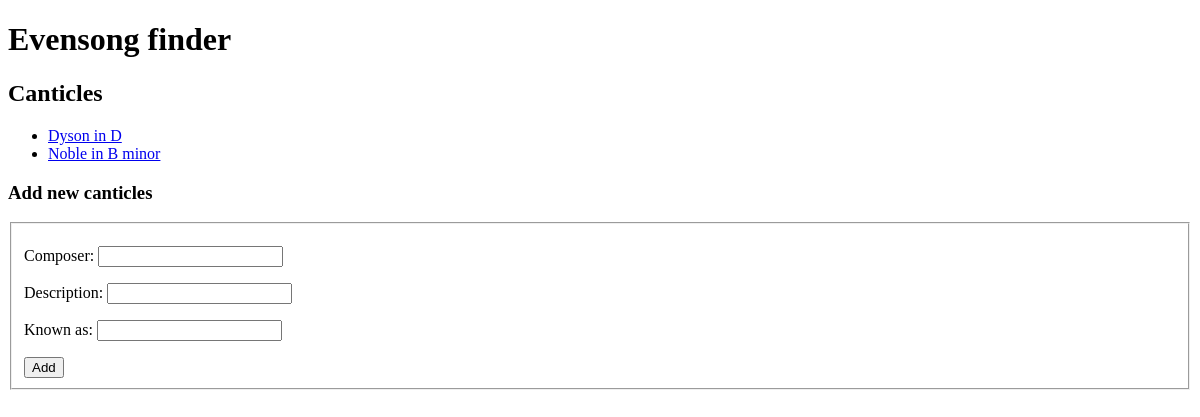
The app's page /services/canticles/, older data.
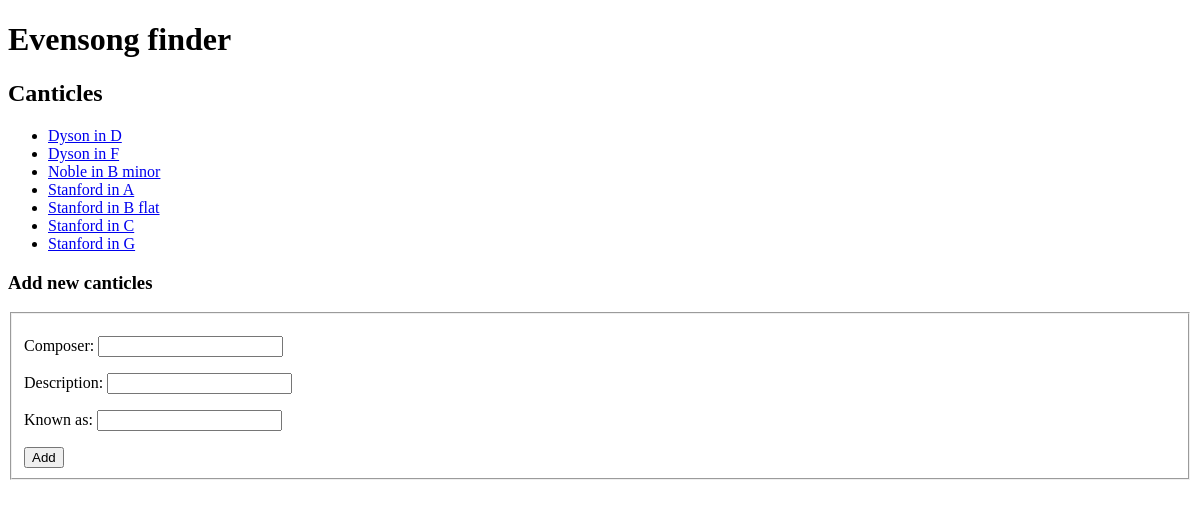
The same page, newer data.
### services/models.py (models this page shows, shortened)
class Canticles(models.Model):
    description = models.CharField(max_length=255)
    composer = models.ForeignKey(Musician, on_delete=models.CASCADE)
    knownAs = models.CharField(max_length=255)
    def __str__(self):
        return self.knownAs

### services/views.py (the view)
# urls.py: path("canticles/", views.canticlesList, name="canticlesList"),
def canticlesList(request):
    canticles = Canticles.objects.all().order_by("knownAs")
    template = loader.get_template("services/pages/canticlesList.html")
    context = {"canticles": canticles, "heading": "Canticles"}
    return HttpResponse(template.render(context, request))

### services/templates/services/pages/canticlesList.html
{% extends "services/base.html" %}
{% block content %}
    {% if heading %}
        <h2>{{ heading }}</h2>
    {% endif %}
    {% include "services/components/canticlesList.html" with canticles=canticles %}
    {% include "services/components/canticlesAdd.html" %}
{% endblock %}

### services/templates/services/components/canticlesList.html
{% if canticles %}
<ul>
    {% for canticle in canticles %}
    <li><a href="/services/canticles/{{ canticle.id }}/">{{ canticle }}</a></li>
    {% endfor %}
</ul>
{% else %}
<p>No canticles found.</p>
{% endif %}

Row changes from the older to the newer data that the page shows:
added Canticles: knownAs "Dyson in F"
added Canticles: knownAs "Stanford in A"
added Canticles: knownAs "Stanford in B flat"
added Canticles: knownAs "Stanford in C"
added Canticles: knownAs "Stanford in G"
